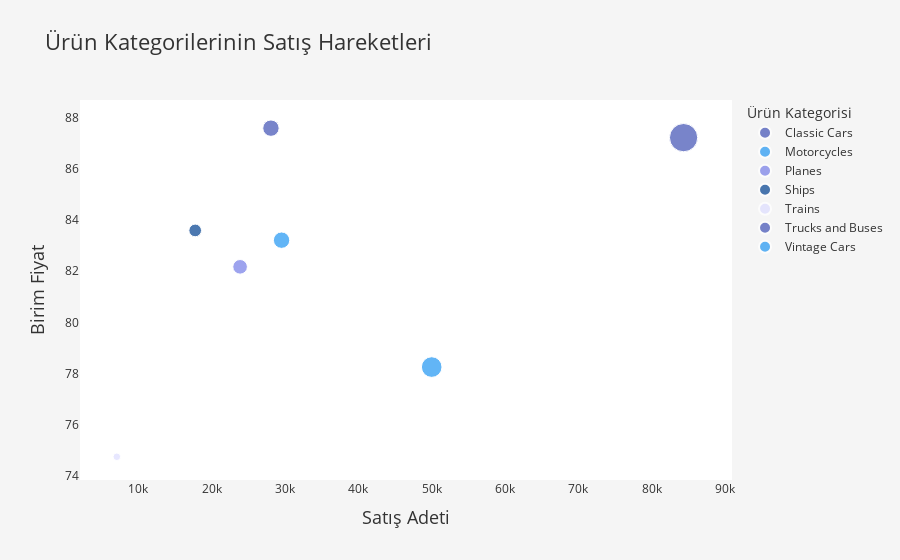

Notebook cell for this chart:
### Markdown cell above
1. **Grafiğin Amacı:** Ürünlerin satış miktarını ve birim fiyatını analiz etmek
1. **Yanıtlayacağı Soru:** Hangi ürünler en çok satılıyor? Satış miktarı ve fiyat arasında bir ilişki var mı?

### Code cell
temp = df[['PRODUCTLINE', 'QUANTITYORDERED', 'PRICEEACH', 'SALES']].groupby('PRODUCTLINE').agg({'QUANTITYORDERED': 'sum', 'PRICEEACH': 'mean', 'SALES': 'sum'}).reset_index()
temp = temp.round({'PRICEEACH': 2, 'SALES': 2, 'QUANTITYORDERED': 0})

# Scatter plot oluşturma
fig = px.scatter(temp,
                x='QUANTITYORDERED', y='PRICEEACH',
                size='SALES', color='PRODUCTLINE',
                title='Ürün Kategorilerinin Satış Hareketleri',
                labels={
                    'QUANTITYORDERED': 'Satış Adeti',
                    'PRICEEACH': 'Birim Fiyat',
                    'PRODUCTLINE': 'Ürün Kategorisi',
                    'SALES': 'Toplam Satış Tutarı'
                    },
                color_discrete_sequence=[
                    colors['primary-100'],
                    colors['accent-100'],
                    colors['primary-200'],
                    colors['accent-200'],
                    colors['primary-300']
                    ]
                )

# Grafik tasarımını özelleştirme
fig.update_layout(
    plot_bgcolor=colors['bg-100'],
    paper_bgcolor=colors['bg-200'],
    font=dict(color=colors['text-100']),
    title_font=dict(size=22, color=colors['text-100']),
    xaxis_title_font=dict(size=18, color=colors['text-100']),
    yaxis_title_font=dict(size=18, color=colors['text-100'])
)

fig.show()

### Figure 1 — Plotly figure (JSON) as saved in the notebook; plotly's stock layout.template omitted (floating-point values rounded to 4 significant figures)
{"data": [{"hovertemplate": "Ürün Kategorisi=Classic Cars<br>Satış Adeti=%{x}<br>Birim Fiyat=%{y}<br>Toplam Satış Tutarı=%{marker.size}<extra></extra>", "legendgroup": "Classic Cars", "marker": {"color": "#3F51B5", "size": [7363000.0], "sizemode": "area", "sizeref": 18410.0, "symbol": "circle"}, "mode": "markers", "name": "Classic Cars", "orientation": "v", "showlegend": true, "type": "scatter", "x": [84372], "xaxis": "x", "y": [87.21], "yaxis": "y"}, {"hovertemplate": "Ürün Kategorisi=Motorcycles<br>Satış Adeti=%{x}<br>Birim Fiyat=%{y}<br>Toplam Satış Tutarı=%{marker.size}<extra></extra>", "legendgroup": "Motorcycles", "marker": {"color": "#2196F3", "size": [2472000.0], "sizemode": "area", "sizeref": 18410.0, "symbol": "circle"}, "mode": "markers", "name": "Motorcycles", "orientation": "v", "showlegend": true, "type": "scatter", "x": [29549], "xaxis": "x", "y": [83.21], "yaxis": "y"}, {"hovertemplate": "Ürün Kategorisi=Planes<br>Satış Adeti=%{x}<br>Birim Fiyat=%{y}<br>Toplam Satış Tutarı=%{marker.size}<extra></extra>", "legendgroup": "Planes", "marker": {"color": "#757de8", "size": [1967000.0], "sizemode": "area", "sizeref": 18410.0, "symbol": "circle"}, "mode": "markers", "name": "Planes", "orientation": "v", "showlegend": true, "type": "scatter", "x": [23893], "xaxis": "x", "y": [82.17], "yaxis": "y"}, {"hovertemplate": "Ürün Kategorisi=Ships<br>Satış Adeti=%{x}<br>Birim Fiyat=%{y}<br>Toplam Satış Tutarı=%{marker.size}<extra></extra>", "legendgroup": "Ships", "marker": {"color": "#003f8f", "size": [1477000.0], "sizemode": "area", "sizeref": 18410.0, "symbol": "circle"}, "mode": "markers", "name": "Ships", "orientation": "v", "showlegend": true, "type": "scatter", "x": [17769], "xaxis": "x", "y": [83.59], "yaxis": "y"}, {"hovertemplate": "Ürün Kategorisi=Trains<br>Satış Adeti=%{x}<br>Birim Fiyat=%{y}<br>Toplam Satış Tutarı=%{marker.size}<extra></extra>", "legendgroup": "Trains", "marker": {"color": "#dedeff", "size": [525600.0], "sizemode": "area", "sizeref": 18410.0, "symbol": "circle"}, "mode": "markers", "name": "Trains", "orientation": "v", "showlegend": true, "type": "scatter", "x": [7083], "xaxis": "x", "y": [74.76], "yaxis": "y"}, {"hovertemplate": "Ürün Kategorisi=Trucks and Buses<br>Satış Adeti=%{x}<br>Birim Fiyat=%{y}<br>Toplam Satış Tutarı=%{marker.size}<extra></extra>", "legendgroup": "Trucks and Buses", "marker": {"color": "#3F51B5", "size": [2470000.0], "sizemode": "area", "sizeref": 18410.0, "symbol": "circle"}, "mode": "markers", "name": "Trucks and Buses", "orientation": "v", "showlegend": true, "type": "scatter", "x": [28099], "xaxis": "x", "y": [87.58], "yaxis": "y"}, {"hovertemplate": "Ürün Kategorisi=Vintage Cars<br>Satış Adeti=%{x}<br>Birim Fiyat=%{y}<br>Toplam Satış Tutarı=%{marker.size}<extra></extra>", "legendgroup": "Vintage Cars", "marker": {"color": "#2196F3", "size": [3916000.0], "sizemode": "area", "sizeref": 18410.0, "symbol": "circle"}, "mode": "markers", "name": "Vintage Cars", "orientation": "v", "showlegend": true, "type": "scatter", "x": [50024], "xaxis": "x", "y": [78.26], "yaxis": "y"}], "layout": {"font": {"color": "#333333"}, "legend": {"itemsizing": "constant", "title": {"text": "Ürün Kategorisi"}, "tracegroupgap": 0}, "paper_bgcolor": "#f5f5f5", "plot_bgcolor": "#FFFFFF", "title": {"font": {"color": "#333333", "size": 22}, "text": "Ürün Kategorilerinin Satış Hareketleri"}, "xaxis": {"anchor": "y", "domain": [0, 1], "title": {"font": {"color": "#333333", "size": 18}, "text": "Satış Adeti"}}, "yaxis": {"anchor": "x", "domain": [0, 1], "title": {"font": {"color": "#333333", "size": 18}, "text": "Birim Fiyat"}}}}
